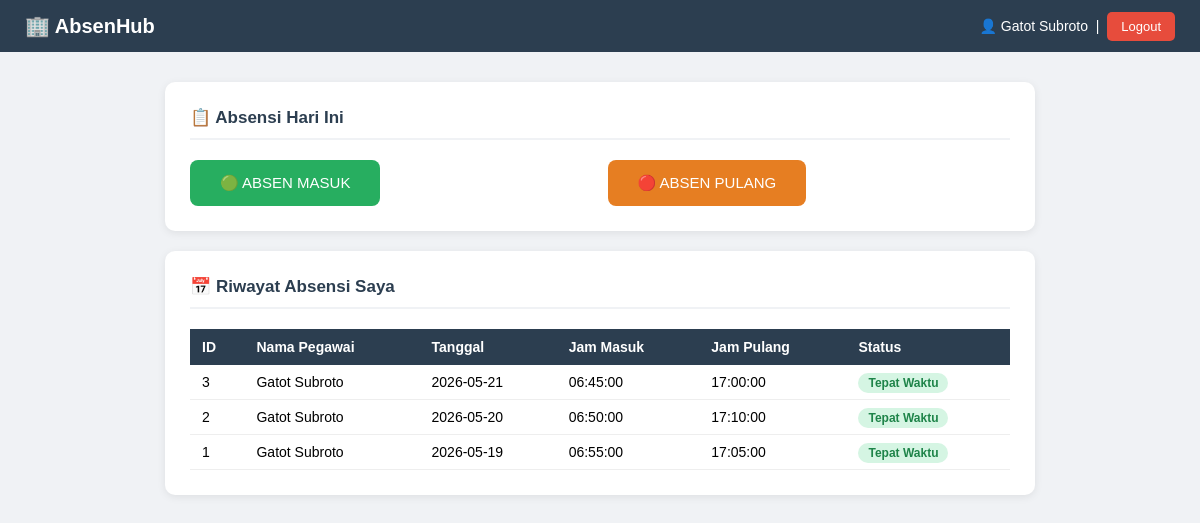
The app's page /dashboard.php (signed in) with its own data.
### tables this page shows
CREATE TABLE absensi (
    id INT AUTO_INCREMENT PRIMARY KEY,
    pegawai_id INT NOT NULL,
    tanggal DATE NOT NULL,
    jam_masuk TIME,
    jam_pulang TIME,
    status VARCHAR(20) DEFAULT 'Tepat Waktu',
    FOREIGN KEY (pegawai_id) REFERENCES pegawai(id)
);

CREATE TABLE pegawai (
    id INT AUTO_INCREMENT PRIMARY KEY,
    nama VARCHAR(100) NOT NULL,
    username VARCHAR(50) UNIQUE NOT NULL,
    password VARCHAR(50) NOT NULL
);

### config.php (called while the page is built, shortened)
<?php
class Absensi {
    private $pdo;
    private $pegawaiId;
    public function __construct($pdo, $pegawaiId) {
        $this->pdo       = $pdo;
        $this->pegawaiId = $pegawaiId;
    }
    public function getRiwayat() {
        $stmt = $this->pdo->prepare(
            "SELECT a.id, p.nama, a.tanggal, a.jam_masuk, a.jam_pulang, a.status
             FROM absensi a JOIN pegawai p ON a.pegawai_id = p.id
             WHERE a.pegawai_id = ?
             ORDER BY a.tanggal DESC"
        );
        $stmt->execute([$this->pegawaiId]);
        return $stmt->fetchAll(PDO::FETCH_ASSOC);
    }
}

### dashboard.php (the view, shortened to what this page needs)
<?php
require_once 'config.php';
$pegawaiId   = $_SESSION['pegawai_id'];
$pegawaiNama = $_SESSION['pegawai_nama'];
$absensi = new Absensi($pdo, $pegawaiId);
$riwayat = $absensi->getRiwayat();
?>
<!DOCTYPE html>
<html lang="id">
<head>
</head>
<body>
<div class="navbar">
    <h1>🏢 AbsenHub</h1>
    <div class="user">
        👤 <?= htmlspecialchars($pegawaiNama) ?>
        &nbsp;|&nbsp;
        <a href="logout.php" class="btn-logout">Logout</a>
    </div>
</div>
<div class="container">
    <div class="card">
        <h2>📋 Absensi Hari Ini</h2>
        <div class="btn-row">
            <form method="POST" style="flex:1">
                <button type="submit" name="absen_masuk" class="btn-masuk">🟢 ABSEN MASUK</button>
            </form>
            <form method="POST" style="flex:1">
                <button type="submit" name="absen_pulang" class="btn-pulang">🔴 ABSEN PULANG</button>
            </form>
        </div>
    </div>
    <div class="card">
        <h2>📅 Riwayat Absensi Saya</h2>
        <table>
            <thead>
                <tr>
                    <th>ID</th>
                    <th>Nama Pegawai</th>
                    <th>Tanggal</th>
                    <th>Jam Masuk</th>
                    <th>Jam Pulang</th>
                    <th>Status</th>
                </tr>
            </thead>
            <tbody>
                <?php if (empty($riwayat)): ?>
                    <tr><td colspan="6" class="empty">Belum ada data absensi.</td></tr>
                <?php else: ?>
                    <?php foreach ($riwayat as $row): ?>
                    <tr>
                        <td><?= $row['id'] ?></td>
                        <td><?= htmlspecialchars($row['nama']) ?></td>
                        <td><?= $row['tanggal'] ?></td>
                        <td><?= $row['jam_masuk']  ?? '-' ?></td>
                        <td><?= $row['jam_pulang'] ?? '-' ?></td>
                        <td>
                            <span class="badge <?= $row['status'] === 'Tepat Waktu' ? 'tepat' : 'terlambat' ?>">
                                <?= $row['status'] ?>
                            </span>
                        </td>
                    </tr>
                    <?php endforeach; ?>
                <?php endif; ?>
            </tbody>
        </table>
    </div>
</div>
</body>
</html>

### dashboard.php (style rules this page uses)
* { box-sizing: border-box; }
body { font-family: Arial, sans-serif; background: #f0f2f5; margin: 0; }
.navbar { background: #2c3e50; color: white; padding: 14px 25px; display: flex; justify-content: space-between; align-items: center; }
.navbar h1 { margin: 0; font-size: 20px; }
.navbar .user { font-size: 14px; }
.btn-logout { background: #e74c3c; color: white; border: none; padding: 7px 14px; border-radius: 5px; cursor: pointer; font-size: 13px; text-decoration: none; }
.container { max-width: 900px; margin: 30px auto; padding: 0 15px; }
.card { background: white; border-radius: 10px; padding: 25px; margin-bottom: 20px; box-shadow: 0 2px 8px rgba(0,0,0,0.08); }
.card h2 { margin: 0 0 20px; color: #2c3e50; font-size: 17px; border-bottom: 2px solid #f0f2f5; padding-bottom: 10px; }
.btn-row { display: flex; gap: 15px; }
.btn-masuk { background: #27ae60; color: white; border: none; padding: 14px 30px; border-radius: 8px; font-size: 15px; cursor: pointer; flex: 1; }
.btn-pulang { background: #e67e22; color: white; border: none; padding: 14px 30px; border-radius: 8px; font-size: 15px; cursor: pointer; flex: 1; }
table { width: 100%; border-collapse: collapse; font-size: 14px; }
th { background: #2c3e50; color: white; padding: 10px 12px; text-align: left; }
td { padding: 9px 12px; border-bottom: 1px solid #eee; }
.badge { padding: 3px 10px; border-radius: 12px; font-size: 12px; font-weight: bold; }
.badge.tepat { background: #d5f5e3; color: #1e8449; }

### records on screen
absensi: id "3", pegawai.nama "Gatot Subroto", tanggal "2026-05-21", jam_masuk "06:45:00", jam_pulang "17:00:00", status "Tepat Waktu"
absensi: id "2", pegawai.nama "Gatot Subroto", tanggal "2026-05-20", jam_masuk "06:50:00", jam_pulang "17:10:00", status "Tepat Waktu"
absensi: id "1", pegawai.nama "Gatot Subroto", tanggal "2026-05-19", jam_masuk "06:55:00", jam_pulang "17:05:00", status "Tepat Waktu"

### other values on screen
$pegawaiNama "Gatot Subroto"
